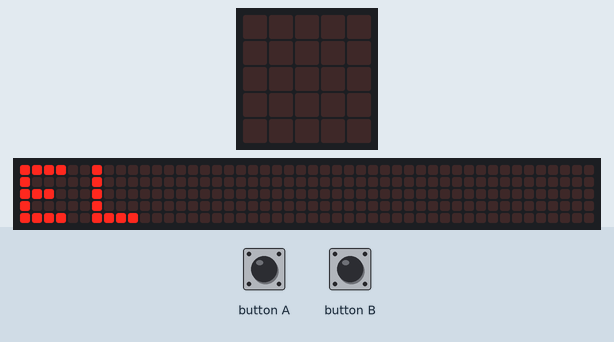
Recording of a program running on a simulated BBC micro:bit (MakeCode). Parts: the board's 5×5 LED display, a strip that is not on the board, showing the scrolling text unrolled. The test bench sets the inputs (shaded band). The 48×5 strip is a reading aid, not a part: it shows the text the display is scrolling, unrolled, one strip-width of it at a time.

Above: at 9.5 s.
11.2 s: button B pressed for 0.15 s
At 11.5 s:
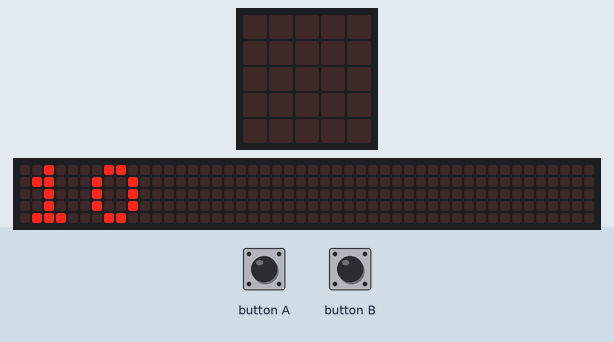
At 11.87 s:
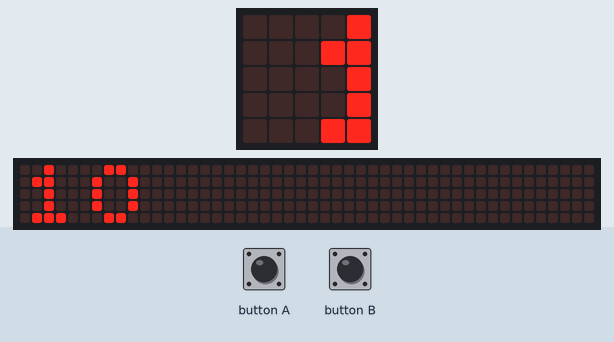
11.9 s: button A pressed for 0.15 s
15.6 s: button B pressed for 0.15 s
At 24.2 s:
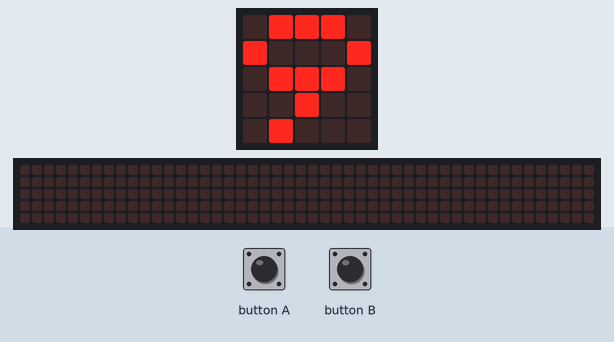

The program:

main.ts
```typescript
input.onButtonPressed(Button.A, function () {
    count = -1
})
input.onButtonPressed(Button.B, function () {
    count = 10
    while (count >= 0) {
        basic.showNumber(count)
        basic.pause(1000)
        count += -1
    }
    basic.pause(2000)
    basic.showLeds(`
        . . . . .
        . . . . .
        . . # . .
        . . . . .
        . . . . .
        `)
    basic.showLeds(`
        . . . . .
        . . # . .
        . # . # .
        . . # . .
        . . . . .
        `)
    basic.showLeds(`
        . . # . .
        . # . # .
        # . . . #
        . # . # .
        . . # . .
        `)
    basic.showLeds(`
        . . # . .
        . . . . .
        # . . . #
        . . . . .
        . . # . .
        `)
    basic.showLeds(`
        . # . # .
        # . . . #
        . . . . .
        # . . . #
        . # . # .
        `)
    basic.showLeds(`
        # . . . #
        . . . . .
        . . . . .
        . . . . .
        # . . . #
        `)
})
let count = 0
basic.showString("2D07 HAZEL")
```

test.ts
```typescript
// 在這裡測試；當此封包作為擴充功能時，將不會編譯此內容。
```

Measured:
- after the input at 11.2 s, the display: changes after 0.15 s (image 1)
- after the input at 15.6 s, the display: first differs from a run without the input after 3.9 s (image 3 shows a later state)
- what the display in image 0 shows lasts 0.4 s, from 9.5 s to 9.9 s
